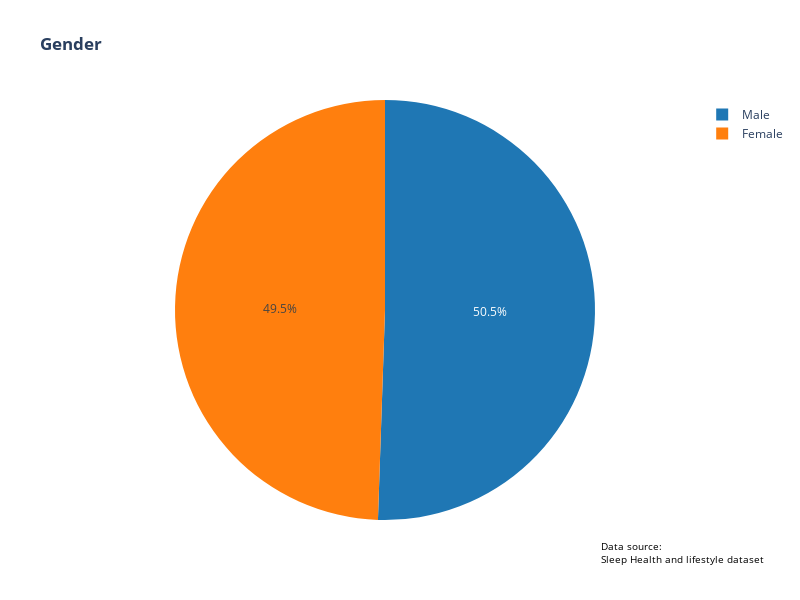

Write notebook code for a chart like this one.
### Markdown cell above
### GENDER

### Code cell
gender_conteggio = df["Gender"].value_counts().reset_index()
fig = px.pie( 
             gender_conteggio ,
             values= "count",
             names="Gender",
             color="Gender",
             title="<b>Gender</b>",
             color_discrete_map={'Male': '#1f77b4', 'Female':'#ff7f0e'}
             )

fig.update_layout(
    showlegend = True,
    width=800, 
    height=600  
)

fig.add_annotation(
    x=0.85,  
    y=-0.04,  
    text="Data source:<br>Sleep Health and lifestyle dataset", 
    showarrow=False,  
    font=dict(size=10, color="black"),  
    align="left",  
    xanchor="left",  
    yanchor="top",  
    xref="paper", 
    yref="paper",  
)

fig.show()

### Figure 1 — Plotly figure (JSON) as saved in the notebook; plotly's stock layout.template omitted (floating-point values rounded to 4 significant figures)
{"data": [{"customdata": [["Male"], ["Female"]], "domain": {"x": [0, 1], "y": [0, 1]}, "hovertemplate": "Gender=%{customdata[0]}<br>count=%{value}<extra></extra>", "labels": ["Male", "Female"], "legendgroup": "", "marker": {"colors": ["#1f77b4", "#ff7f0e"]}, "name": "", "showlegend": true, "type": "pie", "values": [189, 185]}], "layout": {"annotations": [{"align": "left", "font": {"color": "black", "size": 10}, "showarrow": false, "text": "Data source:<br>Sleep Health and lifestyle dataset", "x": 0.85, "xanchor": "left", "xref": "paper", "y": -0.04, "yanchor": "top", "yref": "paper"}], "height": 600, "legend": {"tracegroupgap": 0}, "showlegend": true, "title": {"text": "<b>Gender</b>"}, "width": 800}}
